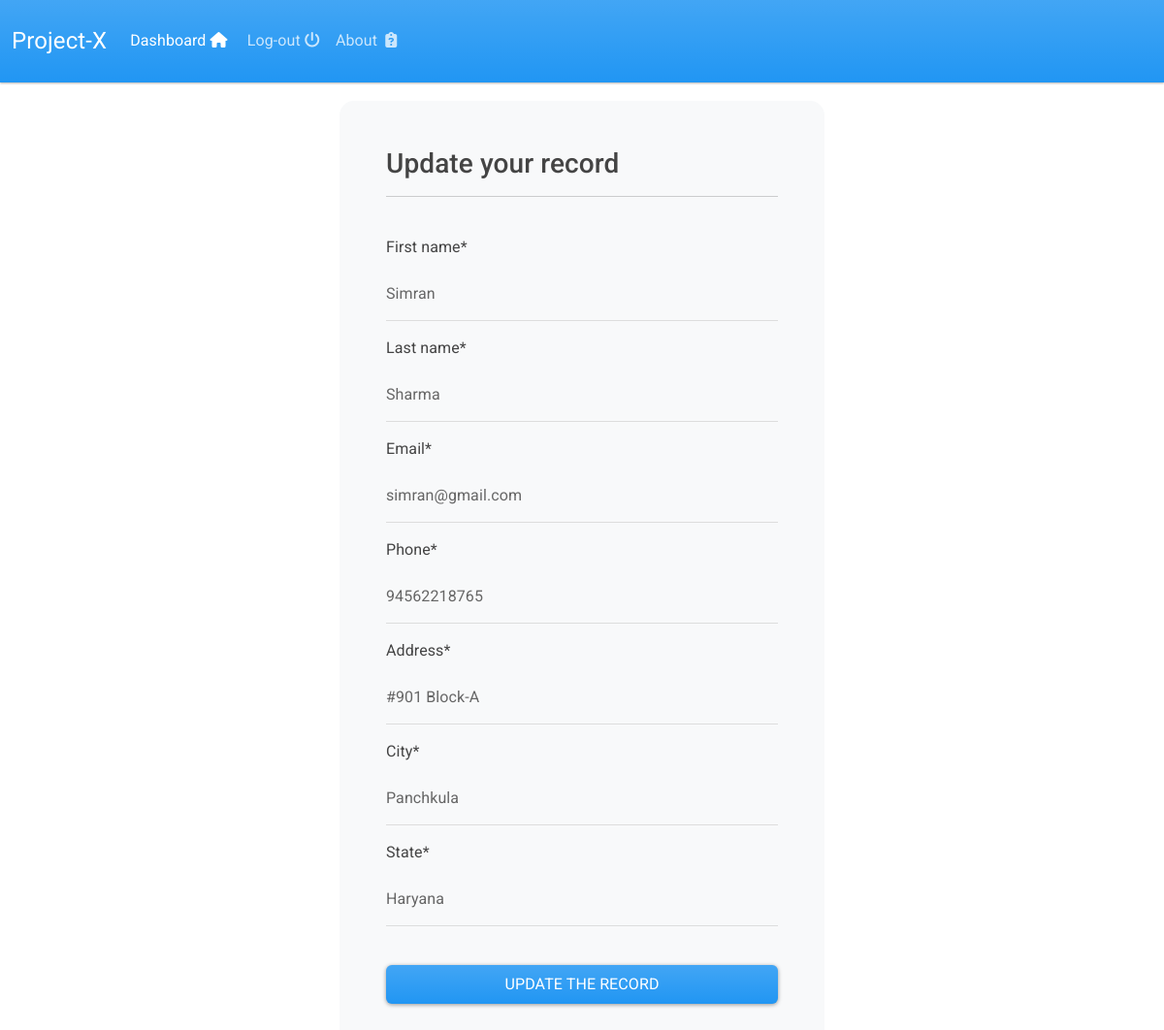
Screenshot of /update-record/4 (signed in) with the database file from the repository.
### webapp/models.py (models this page shows, shortened)
class Record(models.Model):
    creation_date = models.DateTimeField(auto_now_add = True)
    first_name = models.CharField(max_length =50)
    last_name = models.CharField(max_length =50)
    email = models.EmailField(max_length =100)
    phone = models.CharField(max_length = 12)
    address = models.CharField(max_length=400)
    city = models.CharField(max_length=50)
    state = models.CharField(max_length = 50)

### webapp/views.py (the view)
# urls.py: path("update-record/<int:pk>", update_record, name="update-record"),
@login_required
def update_record(request, pk):
    record = Record.objects.filter(id=pk).first()
    if not record:
        return render(request,'webapp/404.html',context={'message':'Sorry! record not found'})
    form = UpdateRecordForm(instance=record)
    if request.method == "POST":
        form = UpdateRecordForm(instance=record, data=request.POST)
        if form.is_valid():
            form.save()
            return redirect("login")
    return render(request, "webapp/update-record.html", context={"form": form})

### webapp/forms.py
class UpdateRecordForm(forms.ModelForm):
    class Meta:
        model = Record
        fields = ['first_name','last_name','email','phone','address','city','state']

### webapp/templates/webapp/update-record.html (shortened to what this page needs)
{% extends 'webapp/base.html' %}
{% load crispy_forms_tags %}
{% block content %}
<body>
    <div class="container bg-light shadow-md p-5 form-layout">
        <h3>Update your record</h3>
        <hr>
        <br>
        <form method="POST" autocomplete="on" class="">
            {{form | crispy}}
            <br>
            <div class = "col text-center">
                <button type="submit" class="btn btn-primary w-100 btn-block p-2">Update the record</button>
            </div>
        </form>
        <br>
    </div>
</body>
{% endblock %}

### static/css/styles.css (style rules this page uses)
.form-layout { border-radius: 15px; width:500px; length: 80%; }

### rows the page displays
Record: first_name "Simran", last_name "Sharma", email "simran@gmail.com", phone "94562218765", address "#901 Block-A", city "Panchkula", state "Haryana"
